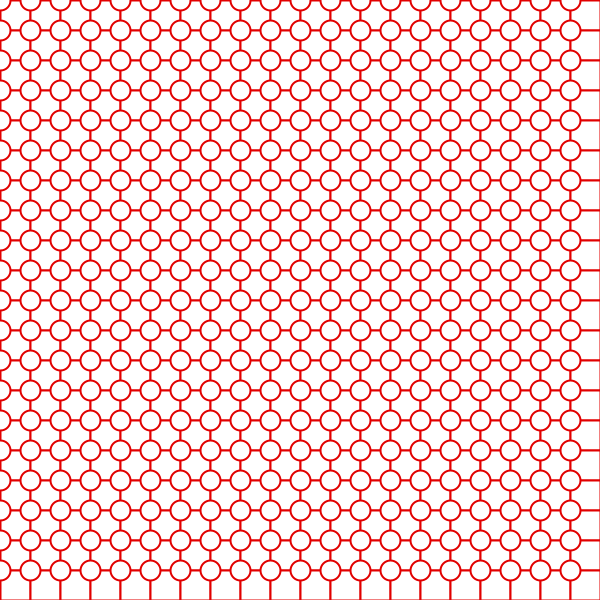
Frame 1 (no input)
Frame 60 (the mouse pressed at the canvas centre just before this capture): identical to frame 1, image omitted
Frame 120 (the mouse held since frame 60 and released just before this capture): identical to frame 1, image omitted

The Processing sketch that drew this single still picture (run headless with seeded random() and noise(); from frame 60 on, the mouse is pressed at the canvas centre):

// Processing sketch: processing_105722
// ── processing_105722.pde

int bsize = 30;
int xn;
int y;
color[][] colors;
int xnumb;
int ynumb;
int esize =20;

  
void setup() {
size(600, 600);
stroke(225,0,0);
strokeWeight(2);
xnumb = width/bsize;
ynumb= height/bsize;
colors = new color[xnumb][ynumb];
for (int i=0; i<xnumb; i++) {
for (int j=0; j<ynumb; j++) {
colors[i][j] = color(255);
}
}
}
  
void draw() {
background(255);
for (int i=0; i<xnumb; i++) {
for (int j=0; j<ynumb; j++) {
int x = i*bsize;
int y = j*bsize;
if (mouseX > x && mouseX < (x + bsize) && mouseY > y && mouseY < (y + bsize)) {
if (mousePressed) { 
           
colors[i][j] = color(random(250),0,random(250));
} else if (mousePressed) {
colors[i][j] = color(255);
}
}
fill(colors[i][j]);
rect(x, y, bsize, bsize);
ellipse(x,y,esize,esize);
}
}
}
